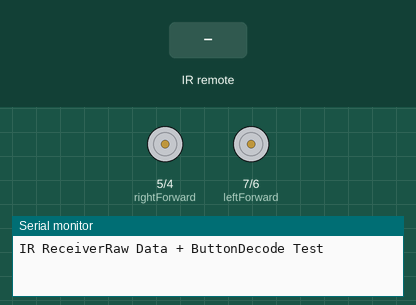
A sketch run on a simulated Arduino Uno, built with avr-gcc and run on an emulated ATmega328P. On the bench: motor-driver pin pairs drawn as motors (green arrow = first pin HIGH = forward, orange = second pin HIGH = backward, longer = more drive, scaled by the enable pin), the last lines printed to the serial monitor. Inputs (shaded band) come from the test bench.

Above: at 1.2 s.
1.3 s: infrared code 0xFF22DD received
At 1.7 s:
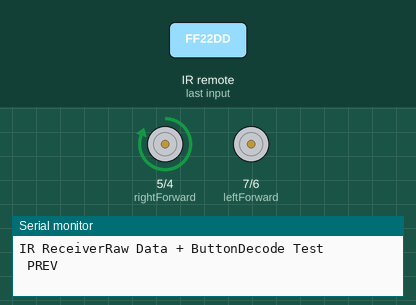
2.8 s: infrared code 0xFF02FD received
At 4.0 s:
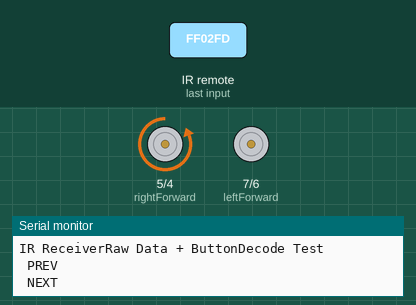
4.3 s: infrared code 0xFFE01F received
At 5.2 s:
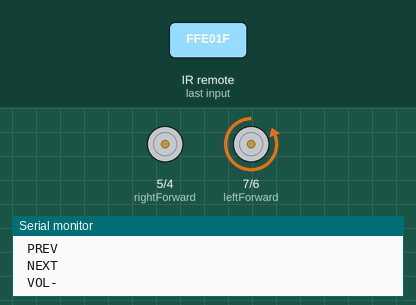
5.8 s: infrared code 0xFFA857 received
At 6.3 s:
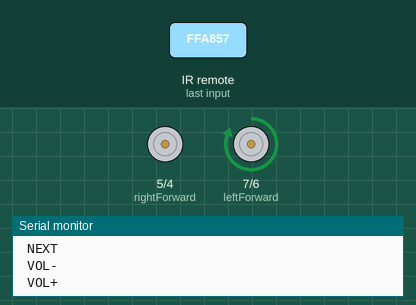
Timing chart, 0 to 8.3 s (numbered marks = the images above; inputs shaded):
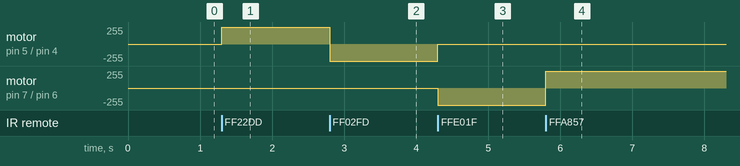

Measured:
- after the input at 1.3 s, motor on pin 5 (rightForward) / pin 4 (rightReverse): stopped → forward 255/255 at once
- after the input at 2.8 s, motor on pin 5 (rightForward) / pin 4 (rightReverse): forward 255/255 → backward 255/255 at once
- after the input at 4.3 s, motor on pin 5 (rightForward) / pin 4 (rightReverse): backward 255/255 → stopped at once; motor on pin 7 (leftForward) / pin 6 (leftReverse): stopped → backward 255/255 at once
- after the input at 5.8 s, motor on pin 7 (leftForward) / pin 6 (leftReverse): backward 255/255 → forward 255/255 at once

The sketch:

RoboCar.ino
```cpp
/* YourDuino.com Example Software Sketch
 IR Remote Kit Test
Uses YourDuino.com IR InfraredRemote Control Kit 2
 http://arduino-direct.com/sunshop/index.php?l=product_detail&p=153
based on code byKenShirriff - http://arcfn.com
 Get Library at: https://github.com/shirriff/Arduino-IRremote
UnzipfolderintoLibraries. RENAME folderIRremote
terry@yourduino.com */
/*-----( Import neededlibraries )-----*/
#include "IRremote.h"
/*-----( Declare Constants )-----*/
int receiver = 11; // pin 1 of IR receivertoArduino digital pin 11
/*-----( Declare objects )-----*/
IRrecv irrecv(receiver);           // create instance of 'irrecv'
decode_results results;            // create instance of 'decode_results'
/*-----( Declare Variables )-----*/

// Motor A, Left Side
const uint8_t pwmLeft = 9;      // ENA - Enableand PWM
const uint8_t leftForward = 7;  // IN1 - Forward Drive
const uint8_t leftReverse = 6;  // IN2 - Reverse Drive
// Motor B, Right Side
const uint8_t pwmRight = 3;     // ENB - Enableand PWM
const uint8_t rightForward = 5; // IN3 - Forward Drive
const uint8_t rightReverse = 4; // IN4 - Reverse Drive
//////////////// Start Functions //////////////////
// All Stop
void allStop() {
digitalWrite(leftForward, LOW);
digitalWrite(leftReverse, LOW);
digitalWrite(rightForward, LOW);
digitalWrite(rightReverse, LOW);
analogWrite(pwmLeft, 0);
analogWrite(pwmRight, 0);
}
void allForward() {
digitalWrite(leftForward, HIGH);
digitalWrite(leftReverse, LOW);
digitalWrite(rightForward, LOW);
digitalWrite(rightReverse, LOW);
analogWrite(pwmLeft, 255);
analogWrite(pwmRight, 255);
}
void allReverse() {
digitalWrite(leftForward, LOW);
digitalWrite(leftReverse, HIGH);
digitalWrite(rightForward, LOW);
digitalWrite(rightReverse, LOW);
analogWrite(pwmLeft, 255);
analogWrite(pwmRight, 255);
}

void skidsteerLeft() {
digitalWrite(leftForward, LOW);
digitalWrite(leftReverse, LOW);
digitalWrite(rightForward, HIGH);
digitalWrite(rightReverse, LOW);
analogWrite(pwmLeft, 255);
analogWrite(pwmRight, 255);
}

void skidsteerRight() {
digitalWrite(leftForward, LOW);
digitalWrite(leftReverse, LOW);
digitalWrite(rightForward, LOW);
digitalWrite(rightReverse, HIGH);
analogWrite(pwmLeft, 255);
analogWrite(pwmRight, 255);
}

//////////////// End Functions //////////////////
void setup()   /*----( SETUP: RUNS ONCE )----*/
{
Serial.begin(9600);
Serial.println("IR ReceiverRaw Data + ButtonDecode Test");
irrecv.enableIRIn(); // Start thereceiver
   // Set pinsto motor driver (L298) tooutputs
pinMode(pwmLeft, OUTPUT);
pinMode(leftForward, OUTPUT);
pinMode(leftReverse, OUTPUT);
pinMode(pwmRight, OUTPUT);
pinMode(rightForward, OUTPUT);
pinMode(rightReverse, OUTPUT);
}/*--(end setup )---*/
void loop()   /*----( LOOP: RUNS CONSTANTLY )----*/
{
if (irrecv.decode(&results)) // havewereceived an IR signal?
  {
//    Serial.println(results.value, HEX);  UN Comment toseerawvalues
translateIR();
irrecv.resume(); // receivethenextvalue
  }
}/* --(end mainloop )-- */
/*-----( Declare User-writtenFunctions )-----*/
void translateIR() // takesactionbased on IR code received
// describing Car MP3 IR codes
{
switch(results.value)
  {
  case 0xFFA25D:
Serial.println(" CH-            ");
    break;
  case 0xFF629D:
Serial.println(" CH             ");
    break;

case 0xFFE21D:
Serial.println(" CH+            ");
allStop();
    break;

case 0xFF22DD:
Serial.println(" PREV           ");
skidsteerLeft();  // Skidsteer spin left direction
    break;

case 0xFF02FD:
Serial.println(" NEXT           ");
skidsteerRight(); // Skidsteer spin rightdirection
    break;

case 0xFFC23D:
Serial.println(" PLAY/PAUSE     ");
allStop();  // Stop alldcmotors
    break;

  case 0xFFE01F:
Serial.println(" VOL-           ");
allReverse(); // Drive dcmotors in reverse
    break;
  case 0xFFA857:

Serial.println(" VOL+           ");
allForward(); // Drive dcmotorsforward
    break;

  case 0xFF906F:
Serial.println(" EQ             ");
    break;

  case 0xFF6897:
Serial.println(" 0              ");
skidsteerLeft();
    break;

  case 0xFF9867:
Serial.println(" 100+           ");
skidsteerRight();
    break;

  case 0xFFB04F:
Serial.println(" 200+           ");
    break;
  case 0xFF30CF:
Serial.println(" 1              ");
    break;
  case 0xFF18E7:
Serial.println(" 2              ");
allForward(); // Drive dcmotorsforward
    break;
Serial.println(" 3              ");
    break;
case 0xFF10EF:
Serial.println(" 4              ");
skidsteerLeft();  // Skidsteer spin left direction
    break;
case 0xFF38C7:
Serial.println(" 5              ");
allStop();  // Stop alldcmotors
    break;
case 0xFF5AA5:
Serial.println(" 6              ");
skidsteerRight(); // Skidsteer spin rightdirection
case 0xFF42BD:
    break;
Serial.println(" 7              ");
    break;
  case 0xFF4AB5:
Serial.println(" 8              ");
allReverse(); // Drive dcmotors in reverse
    break;
case 0xFF52AD:
Serial.println(" 9              ");
    break;
default:
Serial.println(" otherbutton   ");
  }
delay(500);
} //END translateIR
```
